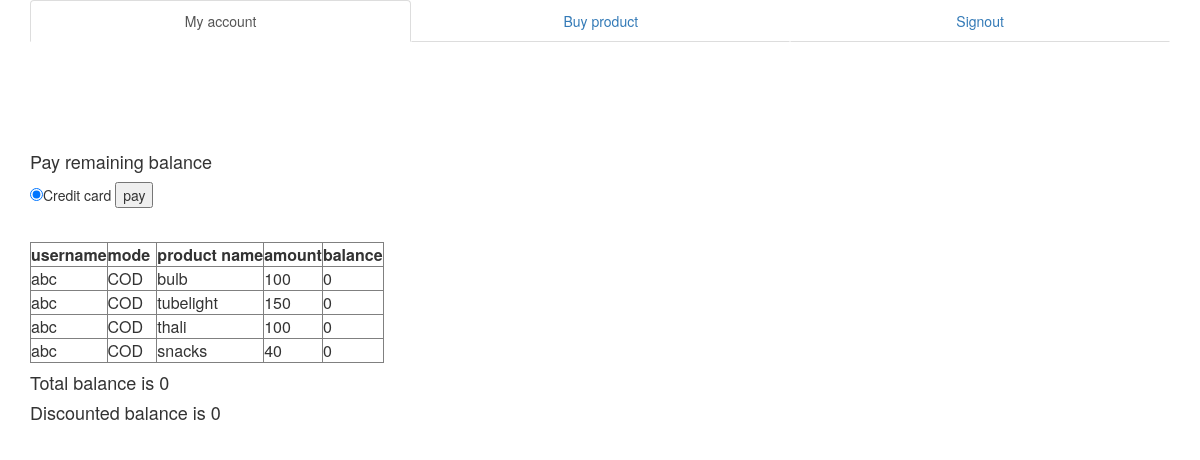
Page /account.php (signed in) on the committed database.
### tables this page shows
CREATE TABLE IF NOT EXISTS `payment` (
  `name` varchar(25) NOT NULL,
  `email` varchar(25) NOT NULL,
  `username` varchar(25) NOT NULL,
  `mode` varchar(25) NOT NULL,
  `paymentid` int(11) NOT NULL AUTO_INCREMENT,
  `productname` varchar(25) NOT NULL,
  `amount` int(11) NOT NULL,
  `balance` int(11) NOT NULL,
  PRIMARY KEY (`paymentid`)
);

### account.php (the view, shortened to what this page needs)
        <html>
	<head>
        <link rel="stylesheet" href="http://maxcdn.bootstrapcdn.com/bootstrap/3.3.5/css/bootstrap.min.css">
        </head>
	<body>
        <div class="container">
  <ul class="nav nav-tabs nav-justified">
    <li class="active"><a href="#">My account</a></li>
    <li><a href="page1.html">Buy product</a></li>
    <li><a href="signout.php">Signout</a></li>
  </ul>
	<br><br><br><br><br>
        <form action="balance.php" method="post">
        <h4>Pay remaining balance</h4>
        <input type="radio" value="card" name="credit" checked>Credit card
        <input type="submit" value="pay">
        </form>
<div>
<?php
$username = $_SESSION['username'];
$balance=null;
$percent=10;
$h=100;
$strSQL = "SELECT * FROM payment where username='$username'";
$rs = mysql_query($strSQL);
        echo "<table border=1>";
        echo "<tr>";
        echo "<th>"."username"."</th>";
        echo "<th>"."mode"."</th>";
        echo "<th>"."product name"."</th>";
        echo "<th>"."amount"."</th>";
        echo "<th>"."balance"."</th>";
        echo "</tr>";
      	while($row = mysql_fetch_array($rs))
          {
	   echo "<tr><td>".$row['username']."&nbsp"."&nbsp"."&nbsp"."</td>";
            echo "<td>".$row['mode']."&nbsp"."&nbsp"."&nbsp"."</td>";
           echo "<td>".$row['productname']."&nbsp"."&nbsp"."&nbsp"."</td>";
           echo "<td>".$row['amount']."&nbsp"."&nbsp"."&nbsp"."</td>";
           echo "<td>".$row['balance']."&nbsp"."&nbsp"."&nbsp"."</td></tr>";
	  }
          echo "<br />";
           echo "</table>";
          $strSQL = "SELECT * FROM payment where username='$username'";
          $rs = mysql_query($strSQL);
          	while($row = mysql_fetch_array($rs))
          {
          $balance=$balance+$row['balance'] ;
          }
          $discount = ($percent/ $h) * $balance;
          $db=$balance-$discount;
           echo "<h4>Total balance is $balance</h4>";
           echo "<h4>Discounted balance is $db</h4>";
	?>
</div>
</div>
</body>
</html>

### rows in the picture
payment: username "abc", mode "COD", productname "bulb", amount "100", balance "0"
payment: username "abc", mode "COD", productname "tubelight", amount "150", balance "0"
payment: username "abc", mode "COD", productname "thali", amount "100", balance "0"
payment: username "abc", mode "COD", productname "snacks", amount "40", balance "0"

### other values in the picture
$balance "0"
$db "0"
